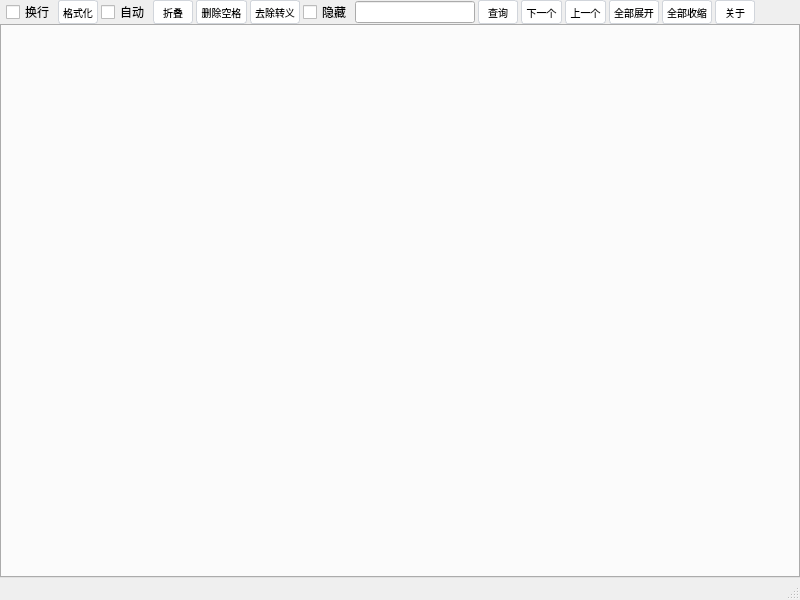
<?xml version="1.0" encoding="UTF-8"?>
<ui version="4.0">
 <class>JSONMainWindow</class>
 <widget class="QMainWindow" name="JSONMainWindow">
  <property name="geometry">
   <rect>
    <x>0</x>
    <y>0</y>
    <width>800</width>
    <height>600</height>
   </rect>
  </property>
  <property name="windowTitle">
   <string>JSON Viewer</string>
  </property>
  <property name="styleSheet">
   <string notr="true">   /* 按钮样式 - 更紧凑的尺寸 */
   QPushButton {
       padding: 2px 4px;
       min-width: 30px;
       max-width:  45px;
       min-height: 18px;
       max-height: 18px;
       font-size: 10px;
       background-color: #ffffff;
       border: 1px solid #d1d5db;
       border-radius: 3px;
   }
   
   QPushButton:hover {
       background-color: #f3f4f6;
   }
   
   QPushButton:pressed {
       background-color: #e5e7eb;
   }
</string>
  </property>
  <widget class="QWidget" name="centralWidget">
   <layout class="QVBoxLayout" name="verticalLayout">
    <property name="spacing">
     <number>0</number>
    </property>
    <property name="leftMargin">
     <number>0</number>
    </property>
    <property name="topMargin">
     <number>0</number>
    </property>
    <property name="rightMargin">
     <number>0</number>
    </property>
    <property name="bottomMargin">
     <number>0</number>
    </property>
    <item>
     <layout class="QHBoxLayout" name="topButtonLayout">
      <property name="spacing">
       <number>3</number>
      </property>
      <property name="leftMargin">
       <number>6</number>
      </property>
      <item>
       <widget class="QCheckBox" name="jsonTextWrapCheckBox">
        <property name="toolTip">
         <string>文本数据是否自动换行</string>
        </property>
        <property name="toolTipDuration">
         <number>8000</number>
        </property>
        <property name="text">
         <string>换行</string>
        </property>
       </widget>
      </item>
      <item>
       <widget class="QPushButton" name="formatButton">
        <property name="text">
         <string>格式化</string>
        </property>
       </widget>
      </item>
      <item>
       <widget class="QCheckBox" name="jsonAutoFormatCheckBox">
        <property name="toolTip">
         <string>文本数据变化JSON数据是否自动格式化</string>
        </property>
        <property name="toolTipDuration">
         <number>8000</number>
        </property>
        <property name="text">
         <string>自动</string>
        </property>
       </widget>
      </item>
      <item>
       <widget class="QPushButton" name="foldButton">
        <property name="text">
         <string>折叠</string>
        </property>
       </widget>
      </item>
      <item>
       <widget class="QPushButton" name="removeSpacesButton">
        <property name="text">
         <string>删除空格</string>
        </property>
       </widget>
      </item>
      <item>
       <widget class="QPushButton" name="removeEscapeButton">
        <property name="text">
         <string>去除转义</string>
        </property>
       </widget>
      </item>
      <item>
       <widget class="QCheckBox" name="jsonItemHideCheckBox">
        <property name="toolTip">
         <string>是否隐藏不匹配的节点</string>
        </property>
        <property name="toolTipDuration">
         <number>8000</number>
        </property>
        <property name="text">
         <string>隐藏</string>
        </property>
       </widget>
      </item>
      <item>
       <widget class="QLineEdit" name="searchLineEdit">
        <property name="minimumSize">
         <size>
          <width>120</width>
          <height>0</height>
         </size>
        </property>
        <property name="maximumSize">
         <size>
          <width>240</width>
          <height>16777215</height>
         </size>
        </property>
        <property name="baseSize">
         <size>
          <width>80</width>
          <height>0</height>
         </size>
        </property>
       </widget>
      </item>
      <item>
       <widget class="QPushButton" name="searchButton">
        <property name="text">
         <string>查询</string>
        </property>
       </widget>
      </item>
      <item>
       <widget class="QPushButton" name="nextButton">
        <property name="text">
         <string>下一个</string>
        </property>
       </widget>
      </item>
      <item>
       <widget class="QPushButton" name="previousButton">
        <property name="text">
         <string>上一个</string>
        </property>
       </widget>
      </item>
      <item>
       <widget class="QPushButton" name="expandAllButton">
        <property name="text">
         <string>全部展开</string>
        </property>
       </widget>
      </item>
      <item>
       <widget class="QPushButton" name="collapseAllButton">
        <property name="text">
         <string>全部收缩</string>
        </property>
       </widget>
      </item>
      <item>
       <widget class="QPushButton" name="aboutButton">
        <property name="text">
         <string>关于</string>
        </property>
       </widget>
      </item>
      <item>
       <spacer name="horizontalSpacer">
        <property name="orientation">
         <enum>Qt::Orientation::Horizontal</enum>
        </property>
        <property name="sizeHint" stdset="0">
         <size>
          <width>40</width>
          <height>20</height>
         </size>
        </property>
       </spacer>
      </item>
     </layout>
    </item>
    <item>
     <widget class="QTabWidget" name="jsonTabWidget">
      <property name="tabsClosable">
       <bool>true</bool>
      </property>
      <property name="tabBarAutoHide">
       <bool>false</bool>
      </property>
     </widget>
    </item>
   </layout>
  </widget>
  <widget class="QStatusBar" name="statusBar"/>
 </widget>
 <resources/>
 <connections/>
</ui>
